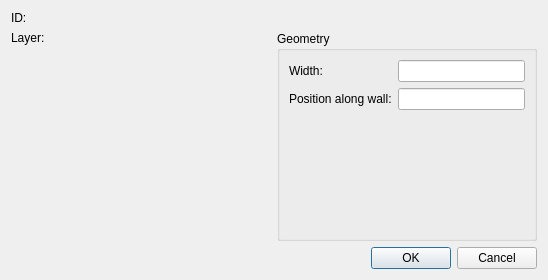
<?xml version="1.0" encoding="UTF-8"?>
<ui version="4.0">
 <class>QG_DlgWindow</class>
 <widget class="QDialog" name="QG_DlgWindow">
  <property name="geometry">
   <rect>
    <x>0</x>
    <y>0</y>
    <width>548</width>
    <height>280</height>
   </rect>
  </property>
  <property name="sizePolicy">
   <sizepolicy hsizetype="MinimumExpanding" vsizetype="MinimumExpanding">
    <horstretch>0</horstretch>
    <verstretch>0</verstretch>
   </sizepolicy>
  </property>
  <property name="windowTitle">
   <string>Window</string>
  </property>
  <layout class="QVBoxLayout">
   <item>
    <widget class="QLabel" name="lId">
     <property name="text">
      <string>ID: </string>
     </property>
    </widget>
   </item>
   <item>
    <layout class="QHBoxLayout">
     <item>
      <layout class="QVBoxLayout">
       <item>
        <layout class="QHBoxLayout">
         <item>
          <widget class="QLabel" name="lLayer">
           <property name="text">
            <string>Layer:</string>
           </property>
          </widget>
         </item>
         <item>
          <widget class="QG_LayerBox" name="cbLayer" native="true"/>
         </item>
        </layout>
       </item>
       <item>
        <widget class="QG_WidgetPen" name="wPen" native="true">
         <property name="sizePolicy">
          <sizepolicy hsizetype="MinimumExpanding" vsizetype="MinimumExpanding">
           <horstretch>0</horstretch>
           <verstretch>0</verstretch>
          </sizepolicy>
         </property>
         <property name="minimumSize">
          <size>
           <width>230</width>
           <height>140</height>
          </size>
         </property>
        </widget>
       </item>
      </layout>
     </item>
     <item>
      <widget class="QGroupBox" name="gbGeometry">
       <property name="title">
        <string>Geometry</string>
       </property>
       <layout class="QGridLayout">
        <item row="0" column="0">
         <widget class="QLabel" name="lWidth">
          <property name="text">
           <string>Width:</string>
          </property>
         </widget>
        </item>
        <item row="0" column="1">
         <widget class="QLineEdit" name="leWidth">
          <property name="minimumSize">
           <size>
            <width>64</width>
            <height>0</height>
           </size>
          </property>
         </widget>
        </item>
        <item row="1" column="0">
         <widget class="QLabel" name="lPosition">
          <property name="text">
           <string>Position along wall:</string>
          </property>
         </widget>
        </item>
        <item row="1" column="1">
         <widget class="QLineEdit" name="lePosition">
          <property name="minimumSize">
           <size>
            <width>64</width>
            <height>0</height>
           </size>
          </property>
         </widget>
        </item>
        <item row="2" column="0">
         <spacer name="vSpacer">
          <property name="orientation">
           <enum>Qt::Vertical</enum>
          </property>
          <property name="sizeHint" stdset="0">
           <size>
            <width>20</width>
            <height>1</height>
           </size>
          </property>
         </spacer>
        </item>
       </layout>
      </widget>
     </item>
    </layout>
   </item>
   <item>
    <widget class="QDialogButtonBox" name="buttonBox">
     <property name="standardButtons">
      <set>QDialogButtonBox::Cancel|QDialogButtonBox::Ok</set>
     </property>
    </widget>
   </item>
  </layout>
 </widget>
 <customwidgets>
  <customwidget>
   <class>QG_WidgetPen</class>
   <extends>QWidget</extends>
   <header>qg_widgetpen.h</header>
  </customwidget>
  <customwidget>
   <class>QG_LayerBox</class>
   <extends>QWidget</extends>
   <header>qg_layerbox.h</header>
  </customwidget>
 </customwidgets>
 <tabstops>
  <tabstop>leWidth</tabstop>
  <tabstop>lePosition</tabstop>
 </tabstops>
 <resources/>
 <connections>
  <connection>
   <sender>buttonBox</sender>
   <signal>accepted()</signal>
   <receiver>QG_DlgWindow</receiver>
   <slot>accept()</slot>
   <hints>
    <hint type="sourcelabel">
     <x>273</x>
     <y>263</y>
    </hint>
    <hint type="destinationlabel">
     <x>20</x>
     <y>20</y>
    </hint>
   </hints>
  </connection>
  <connection>
   <sender>buttonBox</sender>
   <signal>rejected()</signal>
   <receiver>QG_DlgWindow</receiver>
   <slot>reject()</slot>
   <hints>
    <hint type="sourcelabel">
     <x>273</x>
     <y>263</y>
    </hint>
    <hint type="destinationlabel">
     <x>20</x>
     <y>20</y>
    </hint>
   </hints>
  </connection>
 </connections>
</ui>
